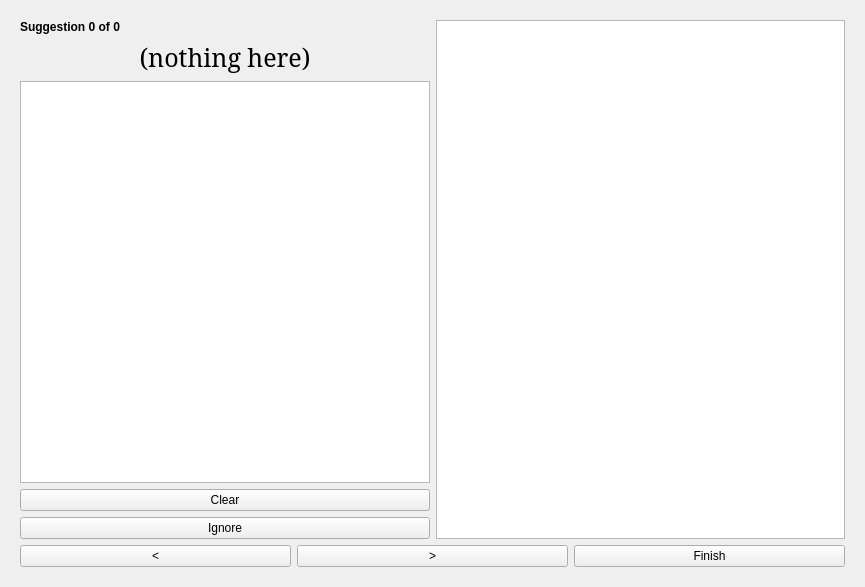
<?xml version="1.0" encoding="UTF-8"?>
<ui version="4.0">
 <class>CardBuilder</class>
 <widget class="QDialog" name="CardBuilder">
  <property name="geometry">
   <rect>
    <x>0</x>
    <y>0</y>
    <width>865</width>
    <height>587</height>
   </rect>
  </property>
  <property name="windowTitle">
   <string>Dialog</string>
  </property>
  <property name="windowIcon">
   <iconset resource="resources/resources.qrc">
    <normaloff>:/plover_cards/cards.svg</normaloff>:/plover_cards/cards.svg</iconset>
  </property>
  <layout class="QVBoxLayout" name="verticalLayout_2">
   <item>
    <widget class="QStackedWidget" name="pages">
     <property name="currentIndex">
      <number>1</number>
     </property>
     <widget class="QWidget" name="page_1">
      <layout class="QVBoxLayout" name="verticalLayout">
       <item>
        <layout class="QFormLayout" name="layout">
         <item row="0" column="0">
          <widget class="QLabel" name="label">
           <property name="text">
            <string>Anki Collection</string>
           </property>
          </widget>
         </item>
         <item row="0" column="1">
          <layout class="QHBoxLayout" name="horizontalLayout">
           <item>
            <widget class="QLineEdit" name="anki_path"/>
           </item>
           <item>
            <widget class="QPushButton" name="anki_browse">
             <property name="text">
              <string>Browse</string>
             </property>
            </widget>
           </item>
          </layout>
         </item>
         <item row="1" column="0">
          <widget class="QLabel" name="label_6">
           <property name="text">
            <string>Note Type</string>
           </property>
          </widget>
         </item>
         <item row="1" column="1">
          <layout class="QHBoxLayout" name="horizontalLayout_6">
           <item>
            <widget class="QComboBox" name="note_type"/>
           </item>
           <item>
            <spacer name="horizontalSpacer_2">
             <property name="orientation">
              <enum>Qt::Horizontal</enum>
             </property>
             <property name="sizeType">
              <enum>QSizePolicy::Fixed</enum>
             </property>
             <property name="sizeHint" stdset="0">
              <size>
               <width>80</width>
               <height>20</height>
              </size>
             </property>
            </spacer>
           </item>
          </layout>
         </item>
         <item row="2" column="0">
          <widget class="QLabel" name="label_4">
           <property name="text">
            <string>Ignore File</string>
           </property>
          </widget>
         </item>
         <item row="2" column="1">
          <layout class="QHBoxLayout" name="horizontalLayout_4">
           <item>
            <widget class="QLineEdit" name="ignore_path"/>
           </item>
           <item>
            <widget class="QPushButton" name="ignore_browse">
             <property name="text">
              <string>Browse</string>
             </property>
            </widget>
           </item>
          </layout>
         </item>
         <item row="3" column="0">
          <widget class="QLabel" name="label_5">
           <property name="text">
            <string>Output File</string>
           </property>
          </widget>
         </item>
         <item row="3" column="1">
          <layout class="QHBoxLayout" name="horizontalLayout_5">
           <item>
            <widget class="QLineEdit" name="output_path"/>
           </item>
           <item>
            <widget class="QPushButton" name="output_browse">
             <property name="text">
              <string>Browse</string>
             </property>
            </widget>
           </item>
          </layout>
         </item>
        </layout>
       </item>
       <item>
        <widget class="QCheckBox" name="clear_output">
         <property name="text">
          <string>Clear output file before starting</string>
         </property>
        </widget>
       </item>
       <item>
        <spacer name="verticalSpacer_2">
         <property name="orientation">
          <enum>Qt::Vertical</enum>
         </property>
         <property name="sizeHint" stdset="0">
          <size>
           <width>20</width>
           <height>40</height>
          </size>
         </property>
        </spacer>
       </item>
       <item>
        <widget class="QPushButton" name="start">
         <property name="text">
          <string>Start</string>
         </property>
        </widget>
       </item>
      </layout>
     </widget>
     <widget class="QWidget" name="page_2">
      <layout class="QGridLayout" name="gridLayout">
       <item row="1" column="0">
        <layout class="QVBoxLayout" name="verticalLayout_3">
         <item>
          <widget class="QLabel" name="progress">
           <property name="font">
            <font>
             <weight>75</weight>
             <bold>true</bold>
            </font>
           </property>
           <property name="text">
            <string>Suggestion 0 of 0</string>
           </property>
          </widget>
         </item>
         <item>
          <layout class="QVBoxLayout" name="verticalLayout_7">
           <item>
            <widget class="QLabel" name="translation">
             <property name="font">
              <font>
               <family>Noto Serif</family>
               <pointsize>19</pointsize>
              </font>
             </property>
             <property name="text">
              <string>(nothing here)</string>
             </property>
             <property name="alignment">
              <set>Qt::AlignCenter</set>
             </property>
            </widget>
           </item>
           <item>
            <widget class="QListView" name="suggestions">
             <property name="font">
              <font>
               <family>JetBrains Mono</family>
              </font>
             </property>
            </widget>
           </item>
           <item>
            <widget class="QPushButton" name="clear_card">
             <property name="text">
              <string>Clear</string>
             </property>
            </widget>
           </item>
           <item>
            <widget class="QPushButton" name="ignore_card">
             <property name="text">
              <string>Ignore</string>
             </property>
            </widget>
           </item>
          </layout>
         </item>
        </layout>
       </item>
       <item row="1" column="1">
        <layout class="QVBoxLayout" name="verticalLayout_4">
         <item>
          <widget class="QTableView" name="card_view">
           <property name="selectionBehavior">
            <enum>QAbstractItemView::SelectRows</enum>
           </property>
           <property name="sortingEnabled">
            <bool>true</bool>
           </property>
           <attribute name="horizontalHeaderStretchLastSection">
            <bool>true</bool>
           </attribute>
          </widget>
         </item>
        </layout>
       </item>
       <item row="2" column="0" colspan="2">
        <layout class="QHBoxLayout" name="buttons">
         <item>
          <widget class="QPushButton" name="prev_card">
           <property name="text">
            <string>&lt;</string>
           </property>
          </widget>
         </item>
         <item>
          <widget class="QPushButton" name="next_card">
           <property name="text">
            <string>&gt;</string>
           </property>
          </widget>
         </item>
         <item>
          <widget class="QPushButton" name="finish">
           <property name="text">
            <string>Finish</string>
           </property>
          </widget>
         </item>
        </layout>
       </item>
      </layout>
     </widget>
    </widget>
   </item>
  </layout>
 </widget>
 <resources>
  <include location="resources/resources.qrc"/>
 </resources>
 <connections/>
</ui>
